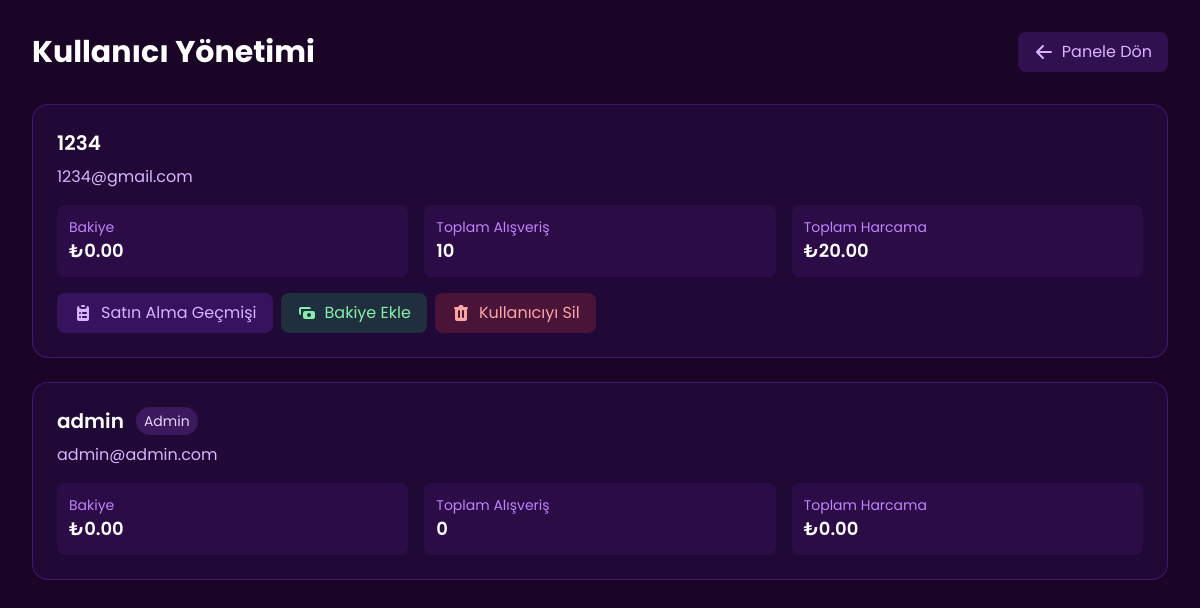
/yeni/admin/users.php (signed in), run on the app's committed database.
### tables this page shows
CREATE TABLE users (id INTEGER PRIMARY KEY AUTOINCREMENT, username TEXT NOT NULL UNIQUE, email TEXT NOT NULL UNIQUE, password TEXT NOT NULL, balance DECIMAL(10,2) DEFAULT 0.00, is_admin INTEGER DEFAULT 0, is_banned INTEGER DEFAULT 0, created_at DATETIME DEFAULT CURRENT_TIMESTAMP);

### yeni/admin/users.php (the view, shortened to what this page needs)
<?php
require_once '../config.php';
$stmt = $conn->query("
    SELECT
        users.*,
        COUNT(DISTINCT purchases.id) as purchase_count,
        SUM(purchases.price) as total_spent
    FROM users
    LEFT JOIN purchases ON users.id = purchases.user_id
    GROUP BY users.id
    ORDER BY users.created_at DESC
");
$users = $stmt->fetchAll(PDO::FETCH_ASSOC);
?>
<!DOCTYPE html>
<html lang="tr">
<head>
    <script src="https://cdn.tailwindcss.com"></script>
</head>
<body class="p-8">
    <div class="max-w-7xl mx-auto">
        <div class="flex justify-between items-center mb-8">
            <h1 class="text-3xl font-bold text-white">Kullanıcı Yönetimi</h1>
            <a href="dashboard.php" class="button button-purple">
                <svg xmlns="http://www.w3.org/2000/svg" class="h-5 w-5" viewBox="0 0 20 20" fill="currentColor">
                    <path fill-rule="evenodd" d="M9.707 16.707a1 1 0 01-1.414 0l-6-6a1 1 0 010-1.414l6-6a1 1 0 011.414 1.414L5.414 9H17a1 1 0 110 2H5.414l4.293 4.293a1 1 0 010 1.414z" clip-rule="evenodd" />
                </svg>
                Panele Dön
            </a>
        </div>
        <div class="space-y-6">
            <?php foreach ($users as $user): ?>
                <div class="admin-card">
                    <div class="flex justify-between items-start gap-4">
                        <div class="flex-1">
                            <div class="flex items-center gap-3 mb-2">
                                <h3 class="text-xl font-semibold text-white">
                                    <?php echo htmlspecialchars($user['username']); ?>
                                </h3>
                                <?php if ($user['is_admin']): ?>
                                    <span class="px-2 py-1 bg-purple-500/20 text-purple-200 rounded-full text-sm">Admin</span>
                                <?php endif; ?>
                            </div>
                            <p class="text-purple-300 mb-4"><?php echo htmlspecialchars($user['email']); ?></p>
                            <div class="grid grid-cols-3 gap-4">
                                <div class="bg-purple-900/20 p-3 rounded-lg">
                                    <p class="text-sm text-purple-400">Bakiye</p>
                                    <p class="text-lg font-semibold text-white">₺<?php echo number_format($user['balance'], 2); ?></p>
                                </div>
                                <div class="bg-purple-900/20 p-3 rounded-lg">
                                    <p class="text-sm text-purple-400">Toplam Alışveriş</p>
                                    <p class="text-lg font-semibold text-white"><?php echo $user['purchase_count']; ?></p>
                                </div>
                                <div class="bg-purple-900/20 p-3 rounded-lg">
                                    <p class="text-sm text-purple-400">Toplam Harcama</p>
                                    <p class="text-lg font-semibold text-white">₺<?php echo number_format($user['total_spent'] ?? 0, 2); ?></p>
                                </div>
                            </div>
                            <?php if (!$user['is_admin']): ?>
                                <div class="mt-4 flex gap-2">
                                    <button onclick="showPurchases(<?php echo $user['id']; ?>)" class="button button-purple">
                                        Satın Alma Geçmişi
                                    </button>
                                    <button onclick="showAddBalance(<?php echo $user['id']; ?>)" class="button button-green">
                                        <svg xmlns="http://www.w3.org/2000/svg" class="h-5 w-5" viewBox="0 0 20 20" fill="currentColor">
                                            <path fill-rule="evenodd" d="M4 4a2 2 0 00-2 2v4a2 2 0 002 2V6h10a2 2 0 00-2-2H4zm2 6a2 2 0 012-2h8a2 2 0 012 2v4a2 2 0 01-2 2H8a2 2 0 01-2-2v-4zm6 4a2 2 0 100-4 2 2 0 000 4z" clip-rule="evenodd" />
                                        </svg>
                                        Bakiye Ekle
                                    </button>
                                    <form method="POST" class="inline" onsubmit="return confirm('Bu kullanıcıyı silmek istediğinizden emin misiniz?');">
                                        <button type="submit" class="button button-red">
                                            Kullanıcıyı Sil
                                        </button>
                                    </form>
                                </div>
                            <?php endif; ?>
                        </div>
                    </div>
                </div>
            <?php endforeach; ?>
        </div>
    </div>
</body>
</html>

### yeni/admin/users.php (style rules this page uses)
body { font-family: 'Poppins', sans-serif; background-color: #1a0527; min-height: 100vh; color: #c9a9ff; }
.admin-card { background: rgba(63, 26, 122, 0.2); border: 1px solid rgba(138, 63, 242, 0.3); border-radius: 1rem; padding: 1.5rem; backdrop-filter: blur(10px); }
.button { padding: 0.5rem 1rem; border-radius: 0.5rem; transition: all 0.3s ease; display: inline-flex; align-items: center; gap: 0.5rem; }
.button-red { background: rgba(239, 68, 68, 0.2); color: rgb(252, 165, 165); }
.button-purple { background: rgba(138, 63, 242, 0.2); color: rgb(216, 180, 254); }
.button-green { background: rgba(34, 197, 94, 0.2); color: rgb(134, 239, 172); }

### data on the page
users: username "1234", email "1234@gmail.com", balance "0.00", purchase_count "10", total_spent "20.00"
users: username "admin", is_admin "Admin", email "admin@admin.com", balance "0.00", purchase_count "0", total_spent "0.00"
